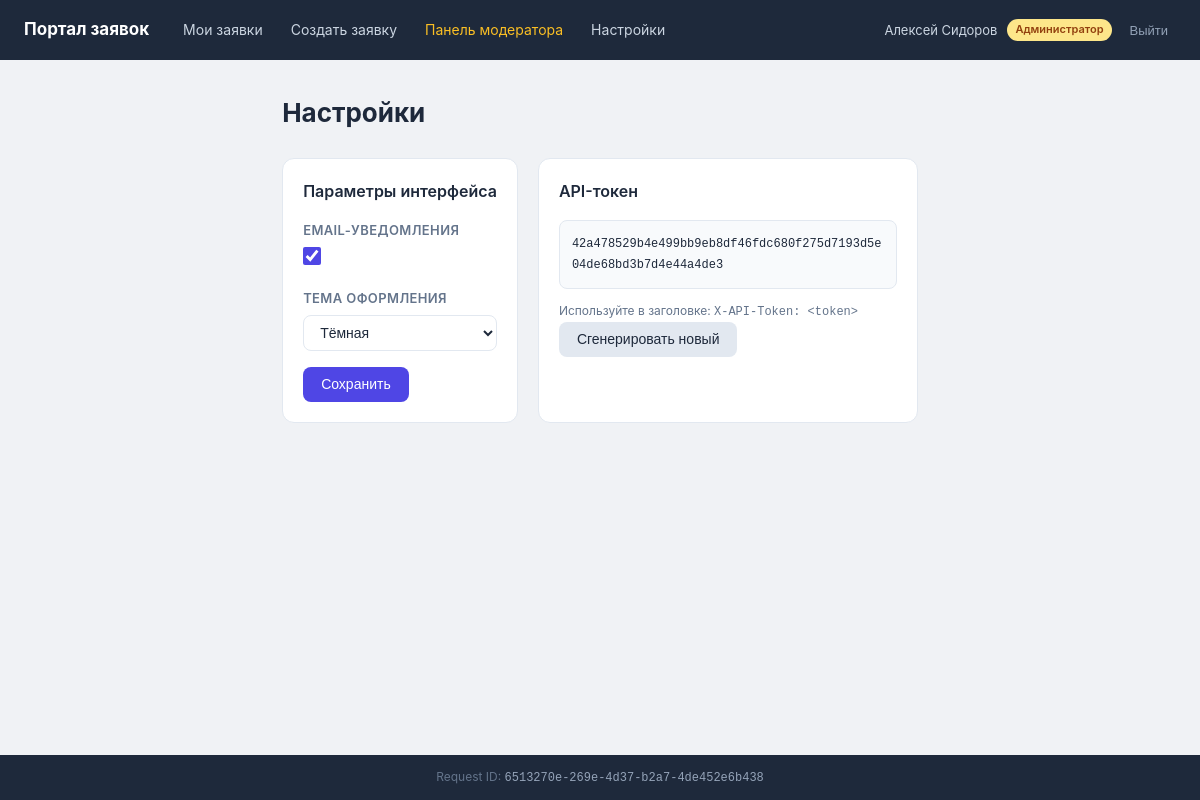
Page /settings/ (signed in) on the committed database.
### tickets/models.py (models this page shows, shortened)
class UserProfile(models.Model):
    class Role(models.TextChoices):
        USER = 'user', 'Пользователь'
        MODERATOR = 'moderator', 'Модератор'
        ADMIN = 'admin', 'Администратор'
    user = models.OneToOneField(User, on_delete=models.CASCADE, related_name='profile')
    role = models.CharField('Роль', max_length=20, choices=Role.choices, default=Role.USER)
    department = models.CharField('Отдел', max_length=100, blank=True)
    phone = models.CharField('Телефон', max_length=30, blank=True)
    api_token = models.CharField('API-токен', max_length=64, blank=True, unique=True, null=True)
    class Meta:
        verbose_name = 'Профиль'
        verbose_name_plural = 'Профили'
    def is_moderator_or_admin(self):
        return self.role in (self.Role.MODERATOR, self.Role.ADMIN)

class UserSettings(models.Model):
    class Theme(models.TextChoices):
        LIGHT = 'light', 'Светлая'
        DARK = 'dark', 'Тёмная'
    user = models.OneToOneField(User, on_delete=models.CASCADE, related_name='settings')
    notifications_enabled = models.BooleanField('Email-уведомления', default=True)
    theme = models.CharField('Тема', max_length=10, choices=Theme.choices, default=Theme.LIGHT)
    class Meta:
        verbose_name = 'Настройки пользователя'
        verbose_name_plural = 'Настройки пользователей'

### tickets/views.py (the view)
# urls.py: path('settings/', views.settings_view, name='settings'),
@login_required_custom
def settings_view(request):
    settings_obj, _ = UserSettings.objects.get_or_create(user=request.user)
    form = UserSettingsForm(request.POST or None, instance=settings_obj)
    if request.method == 'POST' and form.is_valid():
        form.save()
        messages.success(request, 'Настройки сохранены.')
        return redirect('settings')
    token = request.user.profile.api_token
    return render(request, 'tickets/settings.html', {
        'form': form,
        'token': token,
        'profile': request.user.profile,
    })

### tickets/forms.py
class UserSettingsForm(forms.ModelForm):
    class Meta:
        model = UserSettings
        fields = ('notifications_enabled', 'theme')
        widgets = {
            'notifications_enabled': forms.CheckboxInput(attrs={'class': 'form-checkbox'}),
            'theme': forms.Select(attrs={'class': 'form-input'}),
        }
        labels = {
            'notifications_enabled': 'Email-уведомления',
            'theme': 'Тема оформления',
        }

### tickets/templates/tickets/settings.html (shortened to what this page needs)
{% extends "tickets/base.html" %}
{% block content %}
<div class="page-header"><h1>Настройки</h1></div>
<div class="two-col">
    <div class="card form-card">
        <h3>Параметры интерфейса</h3>
        <form method="post">
            {% for field in form %}
            <div class="form-group">
                <label>{{ field.label }}</label>
                {{ field }}
            </div>
            {% endfor %}
            <button type="submit" class="btn btn-primary">Сохранить</button>
        </form>
    </div>
    <div class="card">
        <h3>API-токен</h3>
        {% if token %}
            <div class="token-display"><code>{{ token }}</code></div>
            <p class="form-help">Используйте в заголовке: <code>X-API-Token: &lt;token&gt;</code></p>
        {% else %}
            <p>Токен не сгенерирован.</p>
        {% endif %}
        <form method="post" action="/settings/token/">
            <button type="submit" class="btn btn-secondary">
                {% if token %}Сгенерировать новый{% else %}Сгенерировать токен{% endif %}
            </button>
        </form>
    </div>
</div>
{% endblock %}

### tickets/templates/tickets/base.html (shortened to what this page needs)
<!DOCTYPE html>
<html lang="ru" data-theme="{{ request.user.settings.theme|default:'light' }}">
<head>
    {% load static %}
    <link rel="stylesheet" href="{% static 'tickets/css/portal.css' %}?v=1">
</head>
<body>
{% if request.user.is_authenticated %}
<header class="header">
    <div class="container header-inner">
        <a href="/tickets/" class="brand">Портал заявок</a>
        <nav class="nav">
            <a href="/tickets/">Мои заявки</a>
            <a href="/tickets/create/">Создать заявку</a>
            {% if profile.is_moderator_or_admin %}
                <a href="/moderator/" class="nav-mod">Панель модератора</a>
            {% endif %}
            <a href="/settings/">Настройки</a>
        </nav>
        <div class="user-info">
            <span>{{ request.user.get_full_name|default:request.user.username }}</span>
            <span class="role-badge role-{{ profile.role }}">{{ profile.get_role_display }}</span>
            <form method="post" action="/logout/" style="display:inline">
                <button type="submit" class="btn-link">Выйти</button>
            </form>
        </div>
    </div>
</header>
{% endif %}
<main class="main container">
    {% block content %}{% endblock %}
</main>
<footer class="footer">
    <div class="container">
        Request ID: <code>{{ request.request_id }}</code>
    </div>
</footer>
</body>
</html>

### tickets/static/tickets/css/portal.css (style rules this page uses)
:root { --bg: #f0f2f5; --surface: #ffffff; --border: #e2e8f0; --text: #1e293b; --muted: #64748b; --accent: #4f46e5; --accent-hover: #4338ca; --green: #16a34a; --yellow: #d97706; --red: #dc2626; --blue: #2563eb; --gray: #475569; --header-bg: #1e293b; }
* { box-sizing:border-box;margin:0;padding:0 }
html,body { height:100% }
body { background:var(--bg);color:var(--text);font-family:-apple-system,"Segoe UI",Roboto,sans-serif;font-size:15px;line-height:1.6;display:flex;flex-direction:column;min-height:100vh }
a { color:var(--accent);text-decoration:none }
.container { max-width:1200px;margin:0 auto;padding:0 24px }
.header { background:var(--header-bg);color:#fff;padding:0 }
.header-inner { display:flex;align-items:center;gap:24px;height:60px;flex-wrap:wrap }
.brand { color:#fff;font-weight:700;font-size:17px;white-space:nowrap }
.nav { display:flex;gap:8px;flex:1;flex-wrap:wrap }
.nav a { color:#cbd5e1;font-size:14px;padding:6px 10px;border-radius:6px;transition:background .15s }
.nav-mod { color:#fbbf24!important }
.user-info { display:flex;align-items:center;gap:10px;font-size:13px;color:#cbd5e1;white-space:nowrap }
.btn-link { background:none;border:none;color:#94a3b8;cursor:pointer;font-size:13px;padding:4px 8px }
.main { padding:32px 24px 48px }
.footer { background:var(--header-bg);color:#64748b;font-size:12px;padding:12px 0;text-align:center;margin-top:auto;width:100% }
.footer code { color:#94a3b8 }
.page-header { display:flex;justify-content:space-between;align-items:flex-start;margin-bottom:24px;gap:16px }
.page-header h1 { font-size:26px;font-weight:700 }
.btn { display:inline-block;padding:8px 18px;border-radius:8px;font-size:14px;font-weight:500;cursor:pointer;border:none;transition:background .15s;line-height:1.4;text-align:center }
.btn-primary { background:var(--accent);color:#fff }
.btn-secondary { background:#e2e8f0;color:var(--text) }
.card { background:var(--surface);border:1px solid var(--border);border-radius:12px;padding:20px;margin-bottom:20px }
.card h3 { font-size:16px;font-weight:600;margin-bottom:16px;color:var(--text) }
.form-card { max-width:680px }
.form-group { margin-bottom:16px }
.form-group label { display:block;font-size:13px;font-weight:600;color:var(--muted);margin-bottom:6px;text-transform:uppercase;letter-spacing:.03em }
.form-input { width:100%;padding:8px 12px;border:1px solid var(--border);border-radius:8px;font-size:14px;background:var(--surface);color:var(--text);outline:none }
.form-checkbox { width:18px;height:18px;accent-color:var(--accent) }
.form-help { font-size:12px;color:var(--muted);display:block;margin-top:4px }
.role-badge { display:inline-block;padding:2px 8px;border-radius:99px;font-size:11px;font-weight:600 }
.role-admin { background:#fde68a;color:#92400e }
.two-col { display:grid;grid-template-columns:1fr 380px;gap:20px }
.token-display { background:#f8fafc;border:1px solid var(--border);border-radius:8px;padding:12px;word-break:break-all;font-size:12px;margin-bottom:12px }

### rows in the picture
UserProfile: role "Администратор", api_token "42a478529b4e499bb9eb8df46fdc680f275d7193d5e04de68bd3b7d4e44a4de3"
UserSettings: form "☑" "Тёмная"

### other values in the picture
{{ request.user.get_full_name|default:request.user.username }} "Алексей Сидоров"
{{ field.label }} "EMAIL-УВЕДОМЛЕНИЯ" "ТЕМА ОФОРМЛЕНИЯ"
{{ request.request_id }} "6513270e-269e-4d37-b2a7-4de452e6b438"
